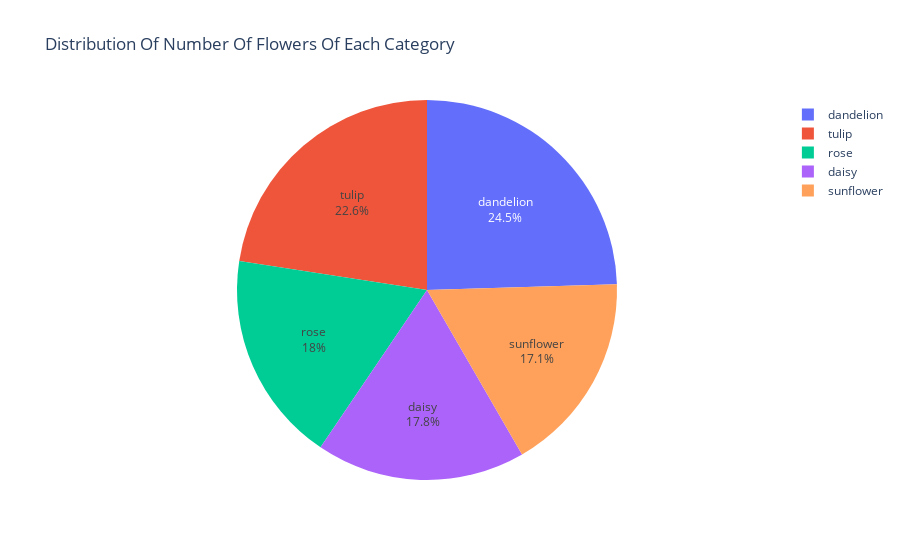

Write notebook code for a chart like this one.
### Code cell
fig = go.Figure()
fig.add_trace(go.Pie(labels = flowers_names, values = flowers_images, textinfo='label+percent', hoverinfo='label+value'))
fig.update_layout(title='Distribution Of Number Of Flowers Of Each Category')
fig.show()

### Figure 1 — Plotly figure (JSON) as saved in the notebook; plotly's stock layout.template omitted (floating-point values rounded to 4 significant figures)
{"data": [{"hoverinfo": "label+value", "labels": ["daisy", "dandelion", "rose", "sunflower", "tulip"], "textinfo": "label+percent", "type": "pie", "values": [742, 1022, 749, 714, 940]}], "layout": {"title": {"text": "Distribution Of Number Of Flowers Of Each Category"}}}
